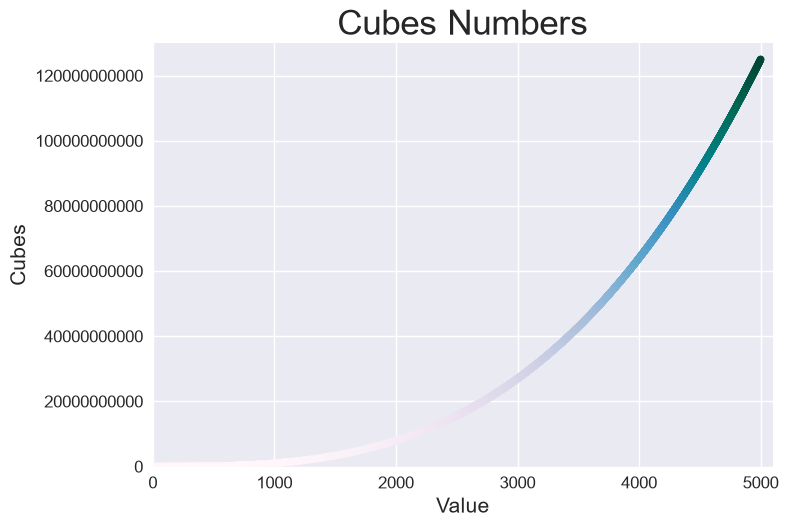

Here is the Python script that generated this plot:
import matplotlib.pyplot as plt

x_values = range(1, 5001)
y_values = [x**3 for x in x_values]

plt.style.use('seaborn-v0_8')
fig, ax = plt.subplots()
ax.scatter(x_values, y_values, c=y_values, cmap=plt.cm.PuBuGn, s=25)

ax.set_title('Cubes Numbers', fontsize=25)
ax.set_xlabel('Value', fontsize=15)
ax.set_ylabel('Cubes', fontsize=15)

ax.tick_params(labelsize=12)

ax.axis([0, 5100, 0, 130_000_000_000])
ax.ticklabel_format(style='plain')

# plt.show()
plt.savefig('try_it_yourself_15_1-2.png', bbox_inches='tight')
